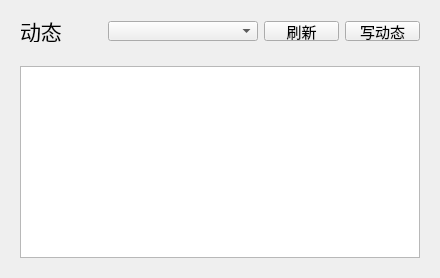
        <widget class="QWidget" name="dynamic">
         <property name="minimumSize">
          <size>
           <width>150</width>
           <height>20</height>
          </size>
         </property>
         <property name="maximumSize">
          <size>
           <width>16777215</width>
           <height>16777215</height>
          </size>
         </property>
         <layout class="QGridLayout" name="gridLayout_9">
          <item row="0" column="0">
           <widget class="QWidget" name="widget_dynamic_nav" native="true">
            <property name="minimumSize">
             <size>
              <width>0</width>
              <height>40</height>
             </size>
            </property>
            <property name="maximumSize">
             <size>
              <width>16777215</width>
              <height>40</height>
             </size>
            </property>
            <layout class="QHBoxLayout" name="horizontalLayout_5">
             <item>
              <widget class="QLabel" name="label_6">
               <property name="font">
                <font>
                 <family>楷体</family>
                 <pointsize>16</pointsize>
                </font>
               </property>
               <property name="text">
                <string>动态</string>
               </property>
              </widget>
             </item>
             <item>
              <spacer name="horizontalSpacer_38">
               <property name="orientation">
                <enum>Qt::Horizontal</enum>
               </property>
               <property name="sizeHint" stdset="0">
                <size>
                 <width>40</width>
                 <height>20</height>
                </size>
               </property>
              </spacer>
             </item>
             <item>
              <widget class="QComboBox" name="comboBox_choose_dynamic">
               <property name="minimumSize">
                <size>
                 <width>150</width>
                 <height>20</height>
                </size>
               </property>
               <property name="maximumSize">
                <size>
                 <width>150</width>
                 <height>20</height>
                </size>
               </property>
              </widget>
             </item>
             <item>
              <widget class="QPushButton" name="pushButton_dynamic_update">
               <property name="minimumSize">
                <size>
                 <width>75</width>
                 <height>20</height>
                </size>
               </property>
               <property name="maximumSize">
                <size>
                 <width>75</width>
                 <height>20</height>
                </size>
               </property>
               <property name="font">
                <font>
                 <family>楷体</family>
                 <pointsize>11</pointsize>
                </font>
               </property>
               <property name="cursor">
                <cursorShape>PointingHandCursor</cursorShape>
               </property>
               <property name="text">
                <string>刷新</string>
               </property>
              </widget>
             </item>
             <item>
              <widget class="QPushButton" name="pushButton_write_dynamic">
               <property name="minimumSize">
                <size>
                 <width>75</width>
                 <height>20</height>
                </size>
               </property>
               <property name="maximumSize">
                <size>
                 <width>75</width>
                 <height>20</height>
                </size>
               </property>
               <property name="font">
                <font>
                 <family>楷体</family>
                 <pointsize>11</pointsize>
                </font>
               </property>
               <property name="cursor">
                <cursorShape>PointingHandCursor</cursorShape>
               </property>
               <property name="contextMenuPolicy">
                <enum>Qt::DefaultContextMenu</enum>
               </property>
               <property name="text">
                <string>写动态</string>
               </property>
              </widget>
             </item>
            </layout>
           </widget>
          </item>
          <item row="1" column="0">
           <widget class="QWidget" name="widget_4" native="true">
            <layout class="QGridLayout" name="gridLayout_10">
             <item row="0" column="0">
              <widget class="QListWidget" name="listWidget_user_dynamic">
               <property name="spacing">
                <number>20</number>
               </property>
              </widget>
             </item>
            </layout>
           </widget>
          </item>
         </layout>
        </widget>
